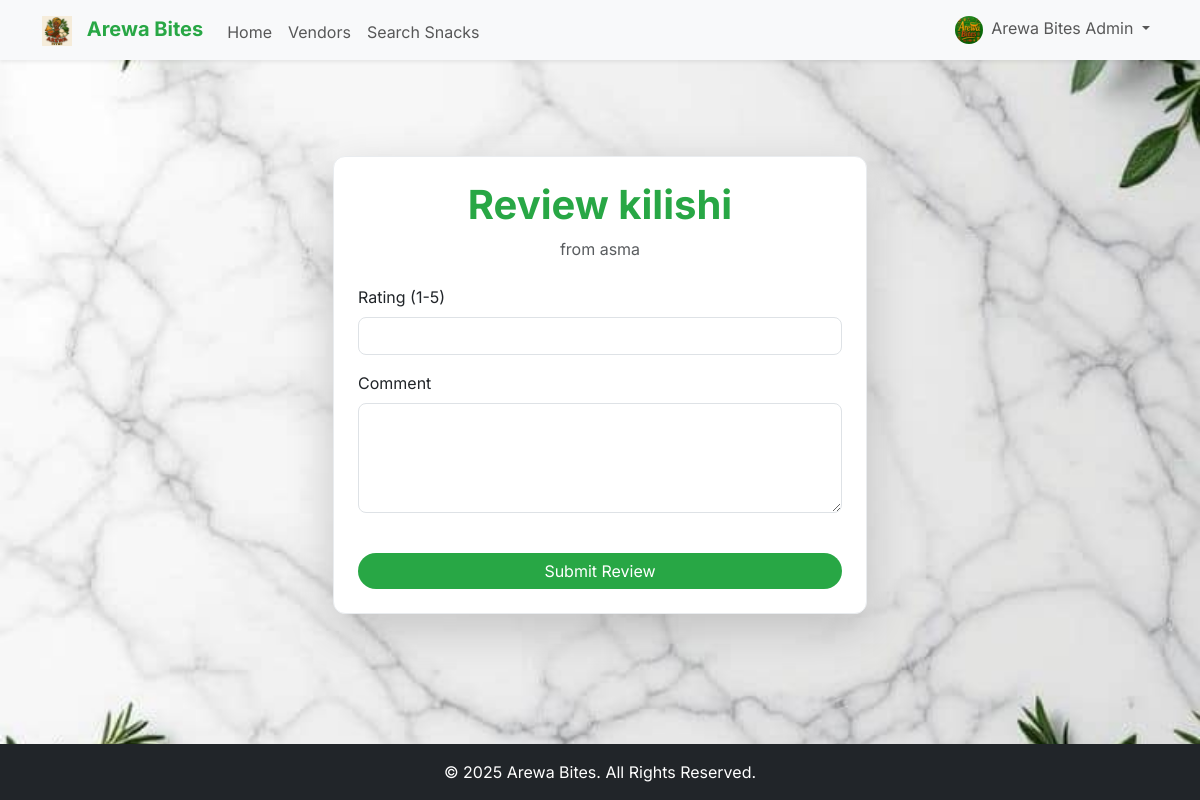
Screenshot of /snack/1/review (signed in) with the database file from the repository.
### app/models.py (models this page shows, shortened)
class Vendor(db.Model, UserMixin):
    id = db.Column(db.Integer, primary_key=True)
    business_name = db.Column(db.String(100), unique=True, nullable=False)
    contact_name = db.Column(db.String(100), nullable=False)
    whatsapp_number = db.Column(db.String(20), unique=True, nullable=False)
    location_zone = db.Column(db.String(100), nullable=False)
    state = db.Column(db.String(100), nullable=False)
    email = db.Column(db.String(120), unique=True, nullable=False)
    password = db.Column(db.String(200), nullable=False)
    logo_url = db.Column(db.String(200), nullable=False, default='logos/default.png')
    is_admin = db.Column(db.Boolean, default=False)
    is_verified = db.Column(db.Boolean, default=False)
    referral_code = db.Column(db.String(10), unique=True, nullable=False)
    referred_by = db.Column(db.Integer, db.ForeignKey('vendor.id'))
    snacks = db.relationship('Snack', backref='vendor', lazy=True, cascade="all, delete-orphan")
    referrals = db.relationship('Vendor', backref=db.backref('referrer', remote_side=[id]), lazy=True)

class Snack(db.Model):
    id = db.Column(db.Integer, primary_key=True)
    name = db.Column(db.String(100), nullable=False)
    description = db.Column(db.Text, nullable=False)
    price = db.Column(db.Float, nullable=False)
    media_url = db.Column(db.String(200), nullable=False)
    media_type = db.Column(db.String(10), nullable=False)
    date_posted = db.Column(db.DateTime, nullable=False, default=datetime.utcnow)
    vendor_id = db.Column(db.Integer, db.ForeignKey('vendor.id'), nullable=False)
    reviews = db.relationship('Review', backref='snack', lazy=True, cascade="all, delete-orphan")

### app/routes.py (the view, shortened to what this page needs)
@main.route("/snack/<int:snack_id>/review", methods=['GET', 'POST'])
def review_snack(snack_id):
    snack = db.session.get(Snack, snack_id)
    if not snack:
        flash('Snack not found.', 'danger')
        return redirect(url_for('main.home'))
    form = ReviewForm()
    return render_template('review_snack.html', form=form, snack=snack)

### app/forms.py
class ReviewForm(FlaskForm):
    rating = IntegerField('Rating (1-5)', validators=[DataRequired(), NumberRange(min=1, max=5)])
    comment = TextAreaField('Comment', validators=[DataRequired(), Length(min=10, max=500)])
    submit = SubmitField('Submit Review')

### app/__init__.py (called while the page is built)
def create_app(config_class=Config):
    app = Flask(__name__)
    app.config.from_object(config_class)
    db.init_app(app)
    bcrypt.init_app(app)
    login_manager.init_app(app)
    csrf.init_app(app)
    migrate.init_app(app, db)
    socketio.init_app(app)
    @app.context_processor
    def inject_globals():
        current_vendor = None
        if 'vendor_id' in session:
            from app.models import Vendor
            current_vendor = db.session.get(Vendor, session.get('vendor_id'))
        return {
            'now': datetime.utcnow(),
            'current_vendor': current_vendor
        }
    from app.routes import main
    app.register_blueprint(main)
    return app

### app/routes.py (called while the page is built)
@login_manager.user_loader
def load_user(user_id):
    return db.session.get(Vendor, int(user_id))

@main.context_processor
def inject_globals():
    current_vendor = None
    if 'vendor_id' in session:
        current_vendor = db.session.get(Vendor, session.get('vendor_id'))
    return {
        'now': datetime.utcnow(),
        'current_vendor': current_vendor
    }

### app/templates/review_snack.html (shortened to what this page needs)
{% extends "base.html" %}
{% block content %}
<div class="container my-5">
    <div class="row justify-content-center">
        <div class="col-md-6">
            <div class="card p-4 shadow-lg arewa-card">
                <h1 class="card-title text-center arewa-text-green mb-2 fw-bold">Review {{ snack.name }}</h1>
                <p class="text-center text-muted mb-4">from {{ snack.vendor.business_name }}</p>
                <form method="POST" action="{{ url_for('main.review_snack', snack_id=snack.id) }}" novalidate>
                    <div class="mb-3">
                        <label for="{{ form.rating.id }}" class="form-label">Rating (1-5)</label>
                        {{ form.rating(class="form-control") }}
                    </div>
                    <div class="mb-3">
                        <label for="{{ form.comment.id }}" class="form-label">Comment</label>
                        {{ form.comment(class="form-control", rows="4") }}
                    </div>
                    {{ form.submit(class="btn btn-arewa-primary w-100 mt-4 rounded-pill") }}
                </form>
            </div>
        </div>
    </div>
</div>
{% endblock %}

### app/templates/base.html (shortened to what this page needs)
<!DOCTYPE html>
<html lang="en">
<head>
    <link rel="stylesheet" href="{{ url_for('static', filename='css/bootstrap.min.css') }}">
    <link rel="stylesheet" href="https://cdnjs.cloudflare.com/ajax/libs/font-awesome/6.4.0/css/all.min.css" />
    <link rel="stylesheet" href="{{ url_for('static', filename='css/style.css') }}">
</head>
<body class="bg-light d-flex flex-column min-vh-100">
    <nav class="navbar navbar-expand-lg bg-light shadow-sm">
        <div class="container">
            <a class="navbar-brand fw-bold" href="{{ url_for('main.home') }}">
                <img src="{{ url_for('static', filename='logos/arewa_logo.png') }}" alt="Arewa Bites Logo" style="height: 30px; margin-right: 10px;"> <span class="arewa-text-green">Arewa Bites</span>
            </a>
            <div class="collapse navbar-collapse" id="navbarNav">
                <ul class="navbar-nav me-auto mb-2 mb-lg-0">
                    <li class="nav-item">
                        <a class="nav-link nav-link-item" href="{{ url_for('main.home') }}">Home</a>
                    </li>
                    <li class="nav-item">
                        <a class="nav-link nav-link-item" href="{{ url_for('main.list_vendors') }}">Vendors</a>
                    </li>
                    <li class="nav-item">
                        <a class="nav-link nav-link-item" href="{{ url_for('main.search_snacks') }}">Search Snacks</a>
                    </li>
                </ul>
                <ul class="navbar-nav">
                    {% if current_vendor %}
                        <li class="nav-item dropdown">
                            <a class="nav-link dropdown-toggle" href="#" id="navbarDropdown" role="button" data-bs-toggle="dropdown" aria-expanded="false">
                                <img src="{{ url_for('static', filename=current_vendor.logo_url) }}" class="rounded-circle me-1" alt="Logo" style="width: 28px; height: 28px; object-fit: cover;">
                                {{ current_vendor.business_name }}
                            </a>
                        </li>
                    {% endif %}
                </ul>
            </div>
        </div>
    </nav>
    <main class="container mt-5 flex-grow-1">
        {% block content %}{% endblock %}
    </main>
    <footer class="mt-5 py-3 bg-dark text-white text-center">
        <div class="container">
            <p class="mb-0">&copy; {{ now.year }} Arewa Bites. All Rights Reserved.</p>
        </div>
    </footer>
</body>
</html>

### app/static/css/style.css (style rules this page uses)
body { background-color: #F8F9FA; background-image: url("../images/traditional_food_pattern.png"); background-repeat: no-repeat; background-position: center center; background-size: cover; background-attachment: fixed; color: #343A40; font-family: 'Inter', sans-serif; font-size: 1rem; line-height: 1.5; }
.arewa-text-green { color: #28A745 !important; }
.arewa-card { background-color: #FFFFFF; border: 1px solid #E9ECEF; border-radius: 12px; box-shadow: 0 8px 16px rgba(40, 167, 69, 0.15); }
.form-control, .btn, .badge { border-radius: 8px; }
.btn-arewa-primary { background-color: #28A745; color: white; border: none; }
.nav-link-item { position: relative; padding-bottom: 5px; transition: color 0.3s ease-in-out; }
.nav-link-item::after { content: ''; position: absolute; width: 0; height: 2px; bottom: 0; left: 0; background-color: #28A745; transition: width 0.3s ease-in-out; }
h1.arewa-text-green { font-weight: bold; }
.rounded-pill { padding-left: 1.5rem; padding-right: 1.5rem; }
.navbar-brand img { height: 30px; margin-right: 10px; }

### rows the page displays
Vendor: logo_url (picture), business_name "Arewa Bites Admin"
Snack: name "kilishi"
Vendor: vendor.business_name "asma"
